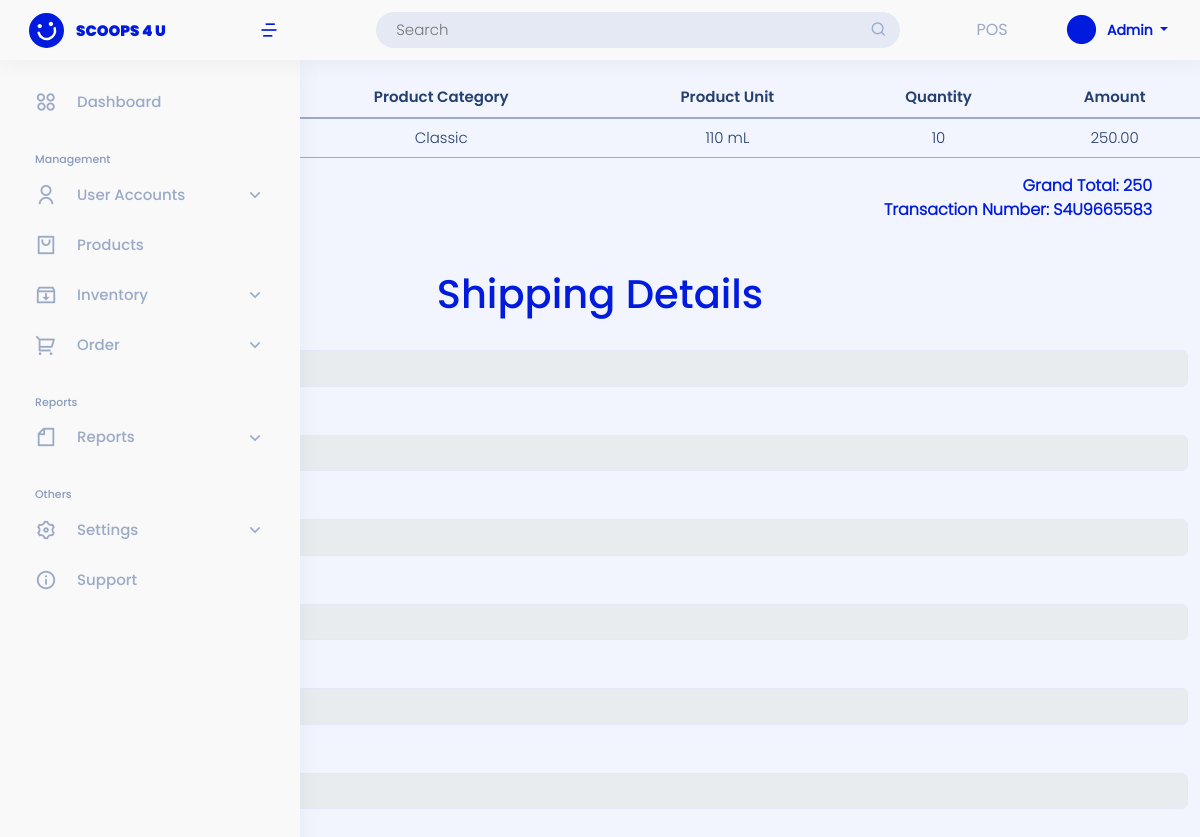
/reseller-site/transaction-view/1/ (signed in), run on the app's committed database.
### landing_page/models.py (models this page shows)
class User(AbstractUser):
    ROLE = ((" "," "),("admin","admin"),("staff","staff"),("reseller","reseller"),("rider","rider"))
    role = models.CharField(max_length=50, null=True, default=False, choices=ROLE)

### admin_site/models.py (models this page shows, shortened)
class OrderItem(models.Model):
    OrderItem_transactionNo =  models.CharField(max_length=200, null=True,  verbose_name='Transaction Number')
    OrderItem_category =  models.CharField(max_length=200, verbose_name='Category')
    OrderItem_name=  models.CharField(max_length=200, verbose_name='Product Name')
    OrderItem_unit =  models.CharField(max_length=200, null=True, verbose_name='Unit')
    OrderItem_quantity =  models.CharField(max_length=200, null=True, verbose_name='quantity')
    OrderItem_amount =  models.DecimalField( max_digits=10, decimal_places=2,null=True, verbose_name='Amount')

class Transaction(models.Model):
    ORDERSTATUS = ( ("Pending","Pending"),("Out for Delivery","Out for Delivery"),("Decline","Decline"),("Completed","Completed"))
    DELIVERY_OPTION = ( ("pickup","pickup"),("delivery","delivery"))
    transaction_no =  models.CharField(unique=True, max_length=200, null=False,verbose_name='Transaction Number')
    transaction_user = models.CharField(max_length=250, null=True, verbose_name='List Username')
    transaction_fname = models.CharField(max_length=250, null=True, verbose_name='First Name')
    transaction_lname = models.CharField(max_length=250, null=True, verbose_name='Last Name')
    transaction_address = models.TextField(null=False, verbose_name='Address')
    transaction_contactno = models.BigIntegerField( null=True, verbose_name='Contact Number')
    transaction_doption = models.CharField(max_length=250, choices= DELIVERY_OPTION, null=True, verbose_name='Delivery Option')
    transaction_preferred_date = models.CharField(max_length=250,  null=True,   verbose_name='Preferred Date')
    transaction_totalprice =  models.DecimalField( max_digits=10, decimal_places=2,null=True, verbose_name='Total Price')
    created_at =models.DateField(default=timezone.now,  verbose_name='Date Ordered')
    transaction_orderstatus = models.CharField(max_length=250, choices=ORDERSTATUS, null=True, default='Pending',verbose_name='Status')
    transaction_delivered = models.DateTimeField(null=True, blank=True, verbose_name='Delivered Time')

### reseller_site/views.py (the view)
# urls.py: path('transaction-view/<int:id>/', views.transaction_view, name='transaction_view'),
@login_required(login_url='landing_page:login')
def transaction_view(request,id):
    if request.method == "GET":
        transaction = Transaction.objects.get(id = id)
        transaction_no = transaction.transaction_no
        list_orderitem = OrderItem.objects.filter(OrderItem_transactionNo = transaction_no).order_by('-id')
        list_total = OrderItem.objects.filter(OrderItem_transactionNo = transaction_no).all().aggregate(data=Sum('OrderItem_amount'))
        context = {
            'list_orderitem':list_orderitem,
            'list_total':list_total,
            'list_transaction':transaction
        }
    return render(request, 'reseller_site/orders/view_orders.html', context)

### templates/reseller_site/orders/view_orders.html
{% extends 'admin_site/base.html' %}
{% block content %}
{% if list_orderitem %}
<div class="text-end">
    <a href="{% url 'reseller_site:transaction_orders' %}" class="btn btn-dark">Back</a>
</div>
<table class="table table-hover text-center">
    <p class="fw-bolder">Order Details</p>
    <thead>
        <tr>
            <th>Product Name</th>
            <th>Product Category</th>
            <th>Product Unit</th>
            <th>Quantity</th>
            <th>Amount</th>
        </tr>
    </thead>
    <tbody>
        {% for list in list_orderitem %}
        <tr>
            <td>{{ list.OrderItem_name }}</td>
            <td>{{ list.OrderItem_category }}</td>
            <td>{{ list.OrderItem_unit}}</td>
            <td>{{ list.OrderItem_quantity}}</td>
            <td>{{ list.OrderItem_amount }}</td>
        </tr>
        {% endfor %}
    </tbody>
</table>
    <div class="text-end px-5">
        <label style="font-weight: bolder;" > Grand Total:    {{ list_total.data }} </label><br>
        <label style="font-weight: bolder;" > Transaction Number:    {{ list_transaction.transaction_no }} </label>
    </div>
    <br>
    <br>
        <div class="container-fluid">
        <h1 class="text-center">Shipping Details</h1>
        <label for="">First Name</label>
        <input type="text"class="form-control" value="{{ list_transaction.transaction_fname }}" disabled>
        <br>
        <label for="">Last Name</label>
        <input type="text"  value="{{ list_transaction.transaction_lname }}" class="form-control" disabled>
        <br>
        <label for="">Address</label>
        <input type="text"  value="{{ list_transaction.transaction_address }}" class="form-control" disabled>
        <br>
        <label for="">contact No</label>
        <input type="text"   value="{{ list_transaction.transaction_contactno }}"class="form-control" disabled>
        <br>
        <label for="">Delivery option</label>
        <input type="text" value="{{ list_transaction.transaction_doption }}" class="form-control" disabled>
        <br>
        <label for="">Preferred Date</label>
        <input type="text" value="{{ list_transaction.transaction_preferred_date }}" class="form-control" disabled>
        <br>
        <br>
    </div>
{% endif %}
{% endblock content %}

### templates/admin_site/base.html (shortened to what this page needs)
{% load static %}
<!DOCTYPE html>
<html lang="en">
<head>
    <link href="https://cdn.jsdelivr.net/npm/bootstrap@5.0.2/dist/css/bootstrap.min.css" rel="stylesheet">
    <link href="{% static '/css/assets/bootstrap/css/bootstrap.min.css'%}" rel="stylesheet">
    <link href="{% static '/css/assets/simple-datatables/style.css'%}" rel="stylesheet">
    <link href="{% static '/css/assets/remixicon/remixicon.css'%}" rel="stylesheet">
    <link href="{% static '/css/sandi.css'%}" rel="stylesheet">
  </head>
<body>
{% if user.role == "admin"%}
<header id="header" class="header fixed-top d-flex align-items-center">
  <div class="d-flex align-items-center justify-content-between">
    <a href="{% url 'admin_site:dashboard'%}" class="logo d-flex align-items-center">
      <img src="{% static '/img/logo-header.svg'%}" alt="">
      <span class="d-none d-lg-block">SCOOPS 4 U</span>
    </a>
    <i class="ri-menu-4-line toggle-sidebar-btn ms-1 me-3" style="font-size: 20px; font-weight: 500; color:#001BDE;"></i>
  </div>
  <div class="search-bar mx-auto">
    <form class="search-form d-flex align-items-center" method="POST" action="#">
      <input type="text" name="query" placeholder="Search" title="Enter search keyword">
      <button type="submit" title="Search"><i class="ri-search-line"></i></button>
    </form>
  </div>
  <div class="POS POS-header">
      <a href="{%url 'admin_site:pos' %}">POS</a>
    </div>
  <nav class="header-nav ms-auto">
    <ul class="d-flex align-items-center">
      <li class="nav-item dropdown pe-3">
        <a class="nav-link nav-profile d-flex align-items-center me-3" href="#" data-bs-toggle="dropdown">
          <i alt="Profile" class="ri-checkbox-blank-circle-fill"></i>
          <span class="d-none d-md-block dropdown-toggle ps-2" style="text-transform: capitalize;">
            {{ user }}
          </span>
        </a>
      </li>
    </ul>
  </nav>
  </header>
<aside id="sidebar" class="sidebar">
  <ul class="sidebar-nav" id="sidebar-nav">
      <li class="nav-item">
          <a class="nav-link collapsed " href="{% url 'admin_site:dashboard'%}">
          <i class="ri-apps-2-line" style="font-size: 22px; font-weight: 100; margin-right: 20px"></i>
          <span>Dashboard</span>
          </a>
      </li>
      <li class="nav-heading pt-3">Management</li>
      <li class="nav-item">
          <a class="nav-link collapsed " data-bs-target="#users-nav" data-bs-toggle="collapse" href="#">
                <i class="ri-user-line" style="font-size: 22px; font-weight: 100; margin-right: 20px"></i><span>User Accounts</span><i class="ri-arrow-down-s-line ms-auto" style="font-size: 20px; font-weight: 100;" ></i>
          </a>
      </li>
      <li class="nav-item">
      <a class="nav-link collapsed " href="{%url 'admin_site:list_product' %}">
          <i class="ri-shopping-bag-2-line" style="font-size: 22px; font-weight: 100; margin-right: 20px"></i>
          <span>Products</span>
      </a>
      </li>
      <li class="nav-item">
      <a class="nav-link collapsed " data-bs-target="#inventory-nav" data-bs-toggle="collapse" href="#">
          <i class="ri-inbox-archive-line"style="font-size: 22px; font-weight: 100; margin-right: 20px"></i>
          <span>Inventory</span><i class="ri-arrow-down-s-line ms-auto" style="font-size: 20px; font-weight: 100;" ></i>
      </a>
      </li>
      <li class="nav-item">
      <a class="nav-link collapsed " data-bs-target="#sales-nav" data-bs-toggle="collapse" href="#">
          <i class="ri-shopping-cart-2-line" style="font-size: 22px; font-weight: 100; margin-right: 20px"></i><span>Order</span><i class="ri-arrow-down-s-line ms-auto" style="font-size: 20px; font-weight: 100;" ></i>
      </a>
      </li>
      <li class="nav-heading pt-3">Reports</li>
      <li class="mb-act nav-item">
          <a class="nav-link collapsed " data-bs-target="#reports-nav" data-bs-toggle="collapse" href="#">
                <i class="ri-file-line" style="font-size: 22px; font-weight: 100; margin-right: 20px"></i><span>Reports</span><i class="ri-arrow-down-s-line ms-auto" style="font-size: 20px; font-weight: 100;" ></i>
          </a>
      </li>
      <li class="nav-heading pt-3">Others</li>
      <li class="nav-item">
          <a class="nav-link collapsed " data-bs-target="#settings-nav" data-bs-toggle="collapse" href="#">
                <i class="ri-settings-3-line" style="font-size: 22px; font-weight: 100; margin-right: 20px"></i><span>Settings</span><i class="ri-arrow-down-s-line ms-auto" style="font-size: 20px; font-weight: 100;" ></i>
          </a>
      </li>
      <li class="nav-item">
          <a class="nav-link collapsed ">
                <i class="ri-information-line" style="font-size: 22px; font-weight: 100; margin-right: 20px"></i><span>Support</span>
          </a>
      </li>
  </ul>
</aside>
{% endif %}
<div class="">
  <div class="">
      <div class="">
          {% block content %}
          {% endblock content %}
      </div>
  </div>
</div>
</body>
</html>

### scoops4u_capstone/static/css/sandi.css (style rules this page uses)
html { scroll-behavior: smooth; height: 100%; }
:root { --primary-c-black: #151515; --primary-c-white: #F9F9F9; --primary-c-white-text: #FFF; --primary-c-grey-text: #9AAAC7; --primary-c-blue: #001BDE; --primary-c-l-blue: #BBC2F2; --primary-c-d-blue: #0B2E8A; --primary-c-dark-blue: #254070; --c-grey: #565656; --c-d-purple: #99A2E1; --c-l-purple: #E1E3F3; --c-dark-pink: #E288B8; --c-light-pink: #FFAED9; --c-lighter-pink: #FCD7EB; --c-light-peach: #F6D7DD; --bg-c-gray-blue: #F2F5FD; --bg-c-gray: #E4E9F4; }
* { margin: 0; padding: 0; text-decoration: none !important; }
body { font-family: P-Light; color: var(--primary-c-blue); background-color: var(--bg-c-gray-blue); }
h1 { font-family: P-Medium; }
.logo { line-height: 1; }
@media (min-width: 1200px) { .logo { width: 280px; } }
.logo img { max-height: 35px; margin-right: 12px; margin-left: 9px; }
.logo span { font-family: P-Black; font-size: 15px; color: var(--primary-c-blue); }
.header { transition: all 0.5s; z-index: 997; height: 60px; background: var(--primary-c-white); box-shadow: 0px 4px 25px rgba(0, 0, 0, 0.05); padding-left: 20px; }
.header .toggle-sidebar-btn { position: absolute; left: 255px; font-size: 24px; cursor: pointer; }
.header .search-bar { min-width: 564px; padding: 0 20px; }
.header .search-form { width: 100%; }
.header .search-form input { border: 0; font-size: 14px; color: var(--primary-c-blue) !important; padding: 7px 38px 7px 20px; border-radius: 33px; transition: 0.3s; width: 100%; background-color: var(--bg-c-gray); }
.header .search-form button { border: 0; padding: 0; margin-left: -30px; background: none; }
.header .search-form button i { color: var(--primary-c-grey-text); }
.header-nav ul { list-style: none; }
.header-nav>ul { margin: 0; padding: 0; }
.header-nav .nav-profile { color: var(--primary-c-blue) }
.header-nav .nav-profile i { font-size: 35px; color: var(--primary-c-blue); }
.header-nav .nav-profile span { font-size: 14px; font-weight: 600; }
.POS-header * { font-family: P-Mono; color: var(--primary-c-grey-text) !important; }
.nav-profile span { font-family: P-Mono; }
.sidebar { position: fixed; top: 60px; left: 0; bottom: 0; width: 300px; z-index: 996; transition: all 0.3s; padding: 20px; overflow-y: auto; scrollbar-width: thin; scrollbar-color: #aab7cf transparent; background: #F9F9F9; box-shadow: 0px 4px 25px rgba(0, 0, 0, 0.05); }
.sidebar-nav { padding: 0; margin: 0; list-style: none; }
.sidebar-nav li { padding: 0; margin: 0; list-style: none; }
.sidebar-nav .nav-item { margin-bottom: 5px; }
.sidebar-nav .nav-heading { font-family: P-Medium; font-size: 11px; text-transform: capitalize; color: #899bbd; margin: 10px 0 5px 15px; }
.sidebar-nav .nav-link { display: flex; align-items: center !important; font-family: P-Medium; font-size: 15px; color: var(--primary-c-blue); transition: 0.3; background: var(--primary-c-white); padding: 10px 15px; border-radius: 0px 50px 50px 0px; height: 45px; }
.sidebar-nav .nav-link i { font-size: 16px; margin-right: 10px; color: var(--primary-c-blue); transition: 0.3; }
.sidebar-nav .nav-link.collapsed { color: var(--primary-c-grey-text); background: var(--primary-c-white); }
.sidebar-nav .nav-link.collapsed i { color: var(--primary-c-grey-text); }
.sidebar-nav .nav-link .ri-arrow-down-s-line { margin-right: 0; transition: transform 0.2s ease-in-out; }
.table th { font-family: P-SemiBold; font-size: 15px; color: var(--primary-c-dark-blue); }
.table td { font-size: 15px; color: var(--primary-c-dark-blue); }
thead { border-bottom: 2px solid var(--primary-c-grey-text) !important; }
tr { border-bottom: 1px solid var(--primary-c-grey-text) !important; }
input, select, textarea { font-size: 15px !important; color: var(--primary-c-dark-blue) !important; border-color: #E5E8F8 !important; }

### data on the page
User: username "Admin"
OrderItem: OrderItem_category "Classic", OrderItem_unit "110 mL", OrderItem_quantity "10", OrderItem_amount "250.00"
Transaction: transaction_no "S4U9665583", transaction_fname "bb", transaction_lname "bb", transaction_address "bb", transaction_contactno "9294249503", transaction_doption "delivery", transaction_preferred_date "2023-02-15"

### other printed values
{{ list_total.data }} "250"
